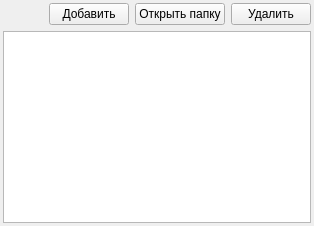
              <widget class="QWidget" name="tab_10">
               <attribute name="title">
                <string>Файлы</string>
               </attribute>
               <layout class="QGridLayout" name="gridLayout_22">
                <property name="leftMargin">
                 <number>3</number>
                </property>
                <property name="topMargin">
                 <number>3</number>
                </property>
                <property name="rightMargin">
                 <number>3</number>
                </property>
                <property name="bottomMargin">
                 <number>3</number>
                </property>
                <item row="0" column="1">
                 <widget class="QPushButton" name="pushButton_12">
                  <property name="text">
                   <string>Добавить</string>
                  </property>
                 </widget>
                </item>
                <item row="0" column="3">
                 <widget class="QPushButton" name="pushButton_20">
                  <property name="text">
                   <string>Удалить</string>
                  </property>
                 </widget>
                </item>
                <item row="0" column="2">
                 <widget class="QPushButton" name="pushButton_19">
                  <property name="text">
                   <string>Открыть папку</string>
                  </property>
                 </widget>
                </item>
                <item row="0" column="0">
                 <spacer name="horizontalSpacer_3">
                  <property name="orientation">
                   <enum>Qt::Orientation::Horizontal</enum>
                  </property>
                  <property name="sizeHint" stdset="0">
                   <size>
                    <width>40</width>
                    <height>20</height>
                   </size>
                  </property>
                 </spacer>
                </item>
                <item row="1" column="0" colspan="4">
                 <widget class="QListWidget" name="lw_project_docs"/>
                </item>
               </layout>
              </widget>
